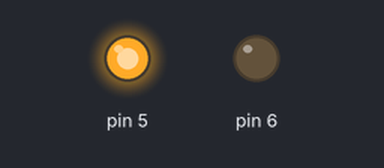
Bench run of a sketch on a simulated Arduino Uno, built with avr-gcc and run on an emulated ATmega328P. Parts: output pins drawn as LEDs (lit = HIGH).

Above: at 0.1 s.
Timing chart, 0 to 1.6 s (numbered marks = the images above):
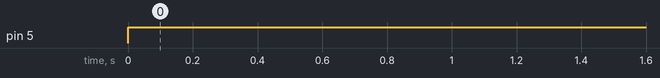

Measured:
- by itself, pin 5: LOW → HIGH at 0.00 s

The sketch:

sketch_oct27b.ino
```cpp
void setup() {
  // put your setup code here, to run once:
  pinMode(5,OUTPUT);
  pinMode(6,OUTPUT);
  digitalWrite(5,LOW);
  digitalWrite(6,LOW);
}

void loop() {
  // put your main code here, to run repeatedly:
  analogWrite(5,255);
  delay(100);
//  analogWrite(5,0);
//  delay(500);
//  analogWrite(6,255);
//  delay(1000);
//  analogWrite(6,0);
//  delay(500);
}
```
